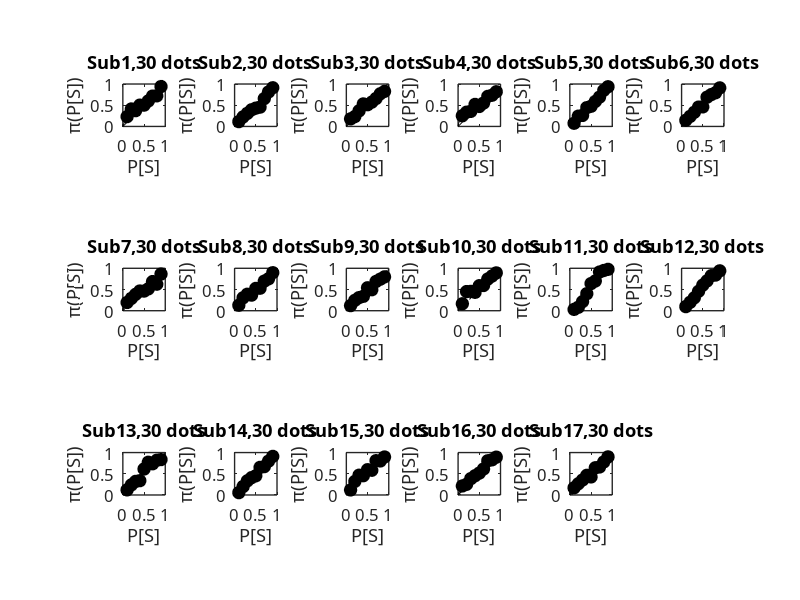
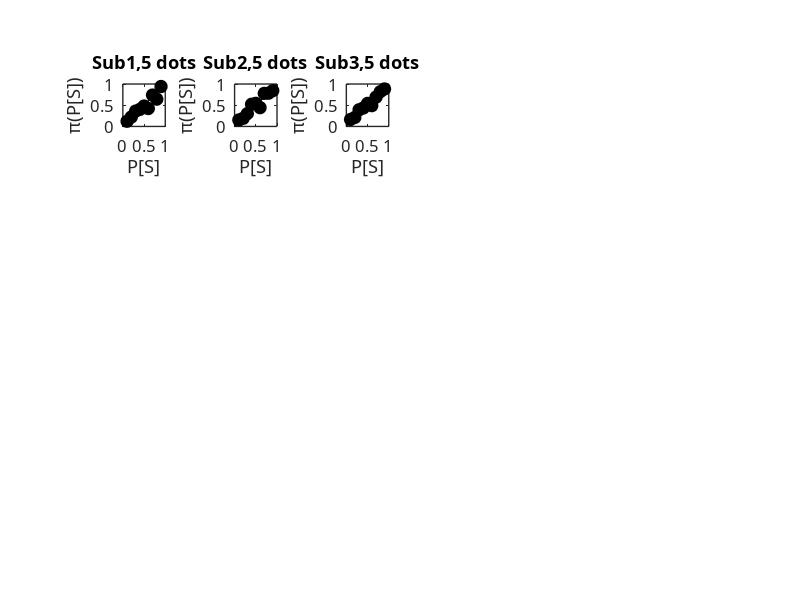
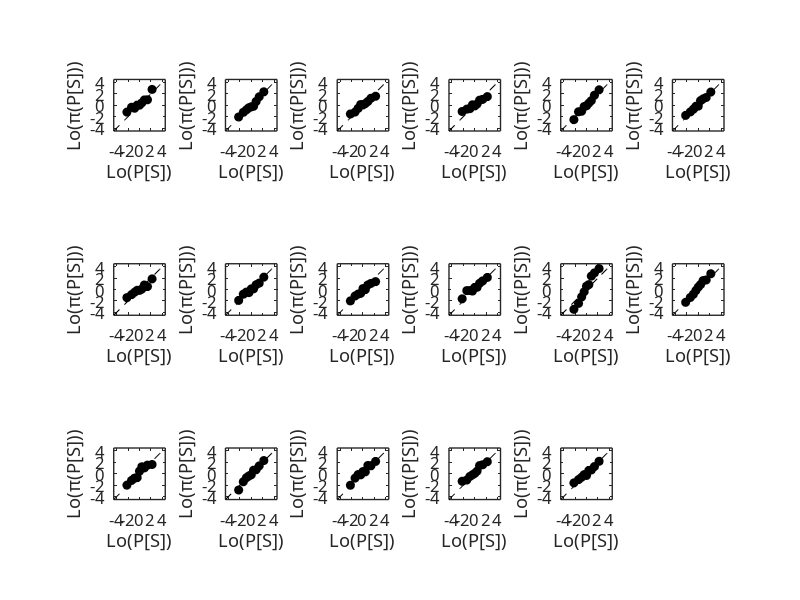
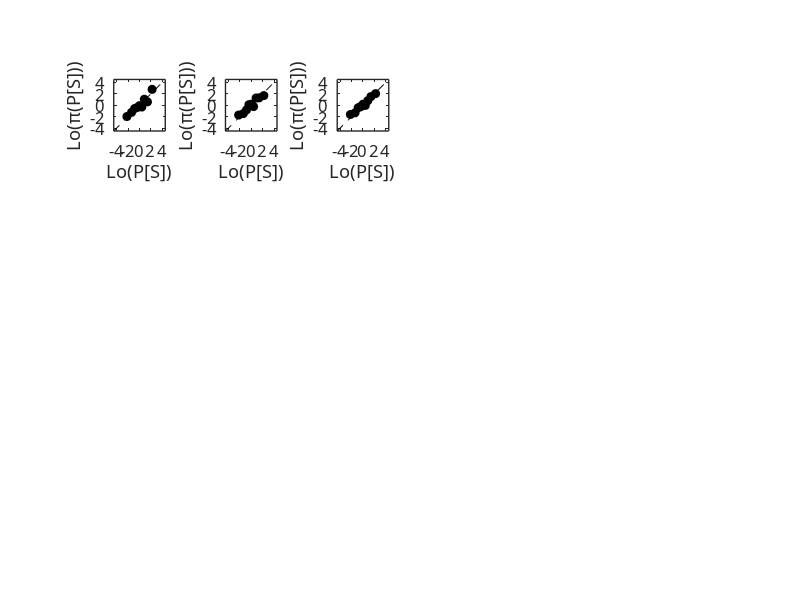

These figures' MATLAB source, in order: (Note: this script raises an error after producing the figures.)
clear all; close all;

load('dat_percep.mat');

xx = 0:0.01:1;

for condition = 1:2
    for subi = 1:17 % fit individual data
        if condition == 1
            % 30, symmetric
            X = MeanCorrectProb(subi,:,1)*2 ; Y = MeanEstProb(subi,:,1) ;
            figure(1)
            conname = '30 dots';
        else
            % 5, symmetric
            X = MeanCorrectProb(subi,:,4)*2  ; Y = MeanEstProb(subi,:,4) ;
            figure(2)
            conname = '5 dots';
        end        

        % H0: linear log odds transformation with slope of 1
        N = length(X) ; K = 0;
        a = 1 ; b = 0 ;
        Y_hut = X.*a + b ;
        Residual_h0(subi,condition) = mean((Y-Y_hut).^2) ;
        nll_h0 = - length(X)/2 * (log(2*pi) + log(Residual_h0(subi,condition)) + 1) ;% bigger is good
        AICc_h0(subi,condition) = -2*(nll_h0) + 2*K + 2*(K*(K+1))/(N-K-1) ; % smaller is good
        y_h0 = xx.*a + b ;

        % H1: linear log odds transformation
        N = length(X) ; K = 2;
        logodds = @(p) log(p./(1-p));
        Lo_Pi_p = logodds(Y);
        Lo_p = logodds(X);
        
        fun = @(pm)  -sum(-log(pm(3)) - (Lo_Pi_p - (pm(1) * logodds(X) +(1-pm(1)) * logodds(pm(2)))).^2/(2*(pm(3).^2)));
        pm = fmincon(fun,[rand(1,3)],[],[],[],[],[0 0 0],[100 1 100]) ;                
        
        LoPip_hut = pm(1) * logodds(X) + (1-pm(1)) * logodds(pm(2));
        Y_hut = exp(LoPip_hut) ./ (1 + exp(LoPip_hut)) ; % inverse of log odds
        Gamma(subi,condition) = pm(1);
        CrossOver(subi,condition) = pm(2);
        Residual_h1(subi,condition) = mean((Y - Y_hut).^2) ;
        nll_h1 = - length(X)/2 * (log(2*pi) + log(Residual_h1(subi,condition)) + 1) ;% bigger is good
        AICc_h1(subi,condition) = -2*(nll_h1) + 2*K + 2*(K*(K+1))/(N-K-1) ; % smaller is good
        y_h1 = pm(1) * logodds(xx) + (1-pm(1)) * logodds(pm(2));
        y_h1 = exp(y_h1) ./ (1 + exp(y_h1)) ;
                
        % H2: P[S]_est = P[S]^gamma / (P[S]^gamma + 1-P[S]^gamma)^(1/gamma), Tversky & Kahneman 1992
        N = length(X) ; K = 1;
        fun = @(pm)  -sum(-log(pm(2)) - (Y - (X.^pm(1)./((X.^pm(1) + (1-X).^pm(1)).^(1/pm(1))))).^2/(2*(pm(2).^2)));
        pm = fmincon(fun, [rand(1,2)],[],[],[],[],[0 0],[100 100]);
        Gamma_kt(subi,condition) = pm(1);
        Y_hut = X.^pm(1)./((X.^pm(1) + (1-X).^pm(1)).^(1/pm(1)));
        Residual_h2(subi,condition) = mean((Y-Y_hut).^2);
        nll_h2 = - length(X)/2 * (log(2*pi) + log(Residual_h2(subi,condition)) + 1) ;
        AICc_h2(subi,condition) = -2*(nll_h2) + 2*K + 2*(K*(K+1))/(N-K-1) ;
        
        % H3: P[S]_est = exp(-(-ln(p)^gamma)),Prelec 1998
        N = length(X) ; K = 1;
        fun = @(pm)  -sum(-log(pm(2)) - (Y - (exp(-(-log(X)).^pm(1)))).^2/(2*(pm(2).^2)));
        pm = fmincon(fun, [rand(1,2)],[],[],[],[],[0 0],[100 100]);
        Gamma_pr(subi,condition) = pm(1);
        Y_hut = exp(-(-log(X)).^pm(1));
        Residual_h3(subi,condition) = mean((Y-Y_hut).^2) ;
        nll_h3 = - length(X)/2 * (log(2*pi) + log(Residual_h3(subi,condition)) + 1) ;
        AICc_h3(subi,condition) = -2*(nll_h3) + 2*K + 2*(K*(K+1))/(N-K-1) ;
        
        
        subplot(3,6,subi)
        plot(X,Y, 'ko', 'MarkerFaceColor','k','MarkerSize',9) ; hold on
        plot(0:0.1:1,0:0.1:1,'k--'); 
        plot(xx, y_h1, 'k-');
        axis('square');        
        xlim([0 1]); ylim([0 1]);
        xticks(0:0.5:1); yticks(0:0.5:1);
        xlabel('P[S]', 'FontName', 'Arial', 'FontSize', 10);
        ylabel('\pi(P[S])', 'FontName', 'Arial', 'FontSize', 10);
        title(strcat('Sub', num2str(subi),',',conname));
        set(gca, 'Fontname', 'Arial Regular', 'Fontsize', 12, 'linewidth', 1,'TickLength',[0.025 0]);
        
        if condition == 1
            figure(3)
        else
            figure(4)
        end
        subplot(3,6,subi)
        plot(Lo_p, Lo_Pi_p, 'ko', 'MarkerFaceColor','k'); hold on
%         plot(Lo_Pi_p0, Lo_p0, 'ro'); 
%         plot(logodds(xx), y_h1, 'k-');
%         plot(logodds(xx), y_h0, 'k:');
        plot(-4.5:4.5, -4.5:4.5,'k--');
        axis('square'); xlim([-4.5 4.5]); ylim([-4.5 4.5]);
        xlabel('Lo(P[S])'); ylabel('Lo(\pi(P[S]))');
        set(gca, 'Fontname', 'Arial Regular', 'Fontsize', 12, 'linewidth', 1,'TickLength',[0.025 0]);        
        
    end
end

deltaAicc2null_30d = AICc_h0(:,1) - [AICc_h0(:,1) AICc_h1(:,1)]; % negative means null is better
evidenceratio_30d = exp((deltaAicc2null_30d - deltaAicc2null_30d(1))/2) ;
% er of 0.33 means null is 3 times likely, er of 3 means null is 3 times less likely
deltaAicc2null_5d = AICc_h0(:,2) - [AICc_h0(:,2) AICc_h1(:,2)]; 
evidenceratio_5d = exp((deltaAicc2null_5d - deltaAicc2null_5d(1))/2) ;

meandeltaAicc2null_30d = mean(AICc_h0(:,1)) - [mean(AICc_h0(:,1)) mean(AICc_h1(:,1))]; 
meanevidenceratio_30d = exp((meandeltaAicc2null_30d - meandeltaAicc2null_30d(1))/2) ;
meandeltaAicc2null_5d = mean(AICc_h0(:,2)) - [mean(AICc_h0(:,2)) mean(AICc_h1(:,2))];
meanevidenceratio_5d = exp((meandeltaAicc2null_5d - meandeltaAicc2null_5d(1))/2) ;

result = [meandeltaAicc2null_30d([1:2])', meandeltaAicc2null_5d([1:2])', meanevidenceratio_30d([1:2])', meanevidenceratio_5d([1:2])'] 


meandeltaAicc2null_30d = mean(AICc_h0(:,1)) - [mean(AICc_h0(:,1)) mean(AICc_h1(:,1)) mean(AICc_h2(:,1)) mean(AICc_h3(:,1))]; 
meanevidenceratio_30d = exp((meandeltaAicc2null_30d - meandeltaAicc2null_30d(1))/2) ;
meandeltaAicc2null_5d = mean(AICc_h0(:,2)) - [mean(AICc_h0(:,2)) mean(AICc_h1(:,2)) mean(AICc_h2(:,2)) mean(AICc_h3(:,2))];
meanevidenceratio_5d = exp((meandeltaAicc2null_5d - meandeltaAicc2null_5d(1))/2) ;
result2 = [meandeltaAicc2null_30d([1:4])', meandeltaAicc2null_5d([1:4])', meanevidenceratio_30d([1:4])', meanevidenceratio_5d([1:4])'] 

